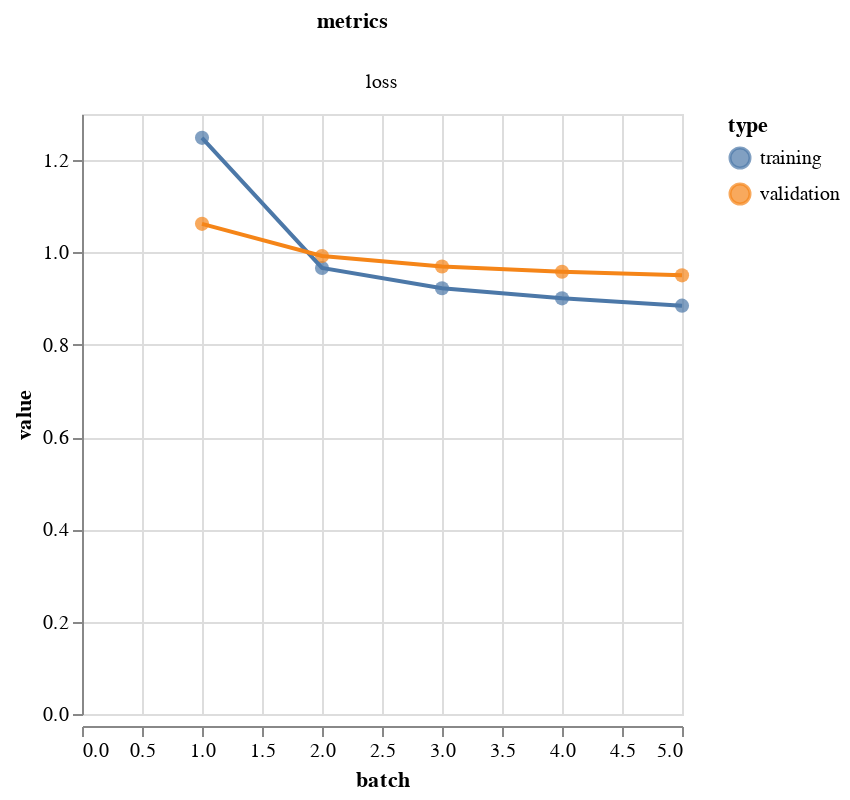

Notebook code for this chart:
### Code cell
vis.metrics(output.history)

### Figure 1 — Vega-Lite specification as saved in the notebook (floating-point values rounded to 4 significant figures)
{"config": {"view": {"continuousWidth": 300, "continuousHeight": 300}}, "data": {"name": "data-1547dd160d4ef85119d1d38df58fffbe"}, "facet": {"column": {"field": "metrics", "type": "nominal"}}, "spec": {"layer": [{"mark": {"type": "circle", "size": 50}, "encoding": {"color": {"field": "type", "type": "nominal"}, "tooltip": [{"field": "batch", "type": "quantitative"}, {"field": "value", "type": "quantitative"}], "x": {"field": "batch", "type": "quantitative"}, "y": {"field": "value", "type": "quantitative"}}}, {"mark": {"type": "line"}, "encoding": {"color": {"field": "type", "type": "nominal"}, "x": {"field": "batch", "type": "quantitative"}, "y": {"field": "value", "type": "quantitative"}}}], "height": 300, "width": 300}, "resolve": {"scale": {"y": "independent"}}, "$schema": "https://vega.github.io/schema/vega-lite/v5.20.1.json", "datasets": {"data-1547dd160d4ef85119d1d38df58fffbe": [{"batch": 1, "value": 1.248, "type": "training", "metrics": "loss"}, {"batch": 2, "value": 0.9664, "type": "training", "metrics": "loss"}, {"batch": 3, "value": 0.9225, "type": "training", "metrics": "loss"}, {"batch": 4, "value": 0.9006, "type": "training", "metrics": "loss"}, {"batch": 5, "value": 0.8847, "type": "training", "metrics": "loss"}, {"batch": 1, "value": 1.062, "type": "validation", "metrics": "loss"}, {"batch": 2, "value": 0.9924, "type": "validation", "metrics": "loss"}, {"batch": 3, "value": 0.9695, "type": "validation", "metrics": "loss"}, {"batch": 4, "value": 0.9583, "type": "validation", "metrics": "loss"}, {"batch": 5, "value": 0.9504, "type": "validation", "metrics": "loss"}]}}
